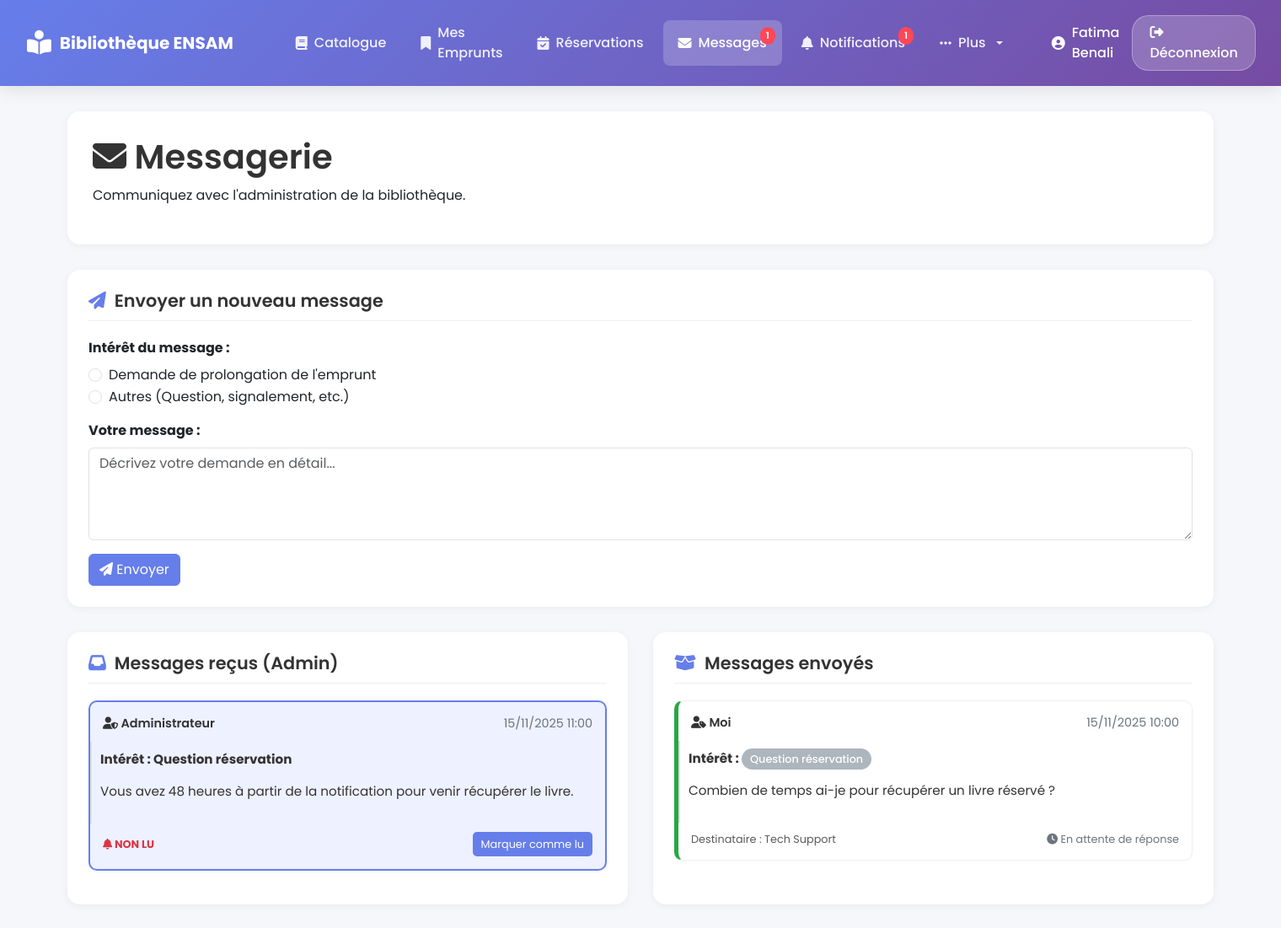
/views/etudiant/messages.php (signed in), run on the app's committed database.
### tables this page shows
CREATE TABLE message (
    id_message INT AUTO_INCREMENT PRIMARY KEY,
    id_etudiant INT NOT NULL,
    id_admin INT NOT NULL,
    role_expediteur ENUM('admin', 'etudiant') NOT NULL,
    interet VARCHAR(100) NOT NULL,
    message TEXT NOT NULL,
    date_envoi DATETIME DEFAULT CURRENT_TIMESTAMP,
    lu BOOLEAN DEFAULT FALSE,
    FOREIGN KEY (id_etudiant) REFERENCES etudiant(id_etudiant) ON DELETE CASCADE,
    FOREIGN KEY (id_admin) REFERENCES admin(id_admin) ON DELETE CASCADE
);

### views/etudiant/messages.php (the view, shortened to what this page needs)
<?php
require_once '../../config/config.php';
$id_etudiant = $_SESSION['user_id'];
$stmt = $pdo->prepare("SELECT m.*, a.prenom AS admin_prenom, a.nom AS admin_nom FROM message m JOIN admin a ON m.id_admin = a.id_admin WHERE m.id_etudiant = ? AND m.role_expediteur = 'etudiant' ORDER BY m.date_envoi DESC");
$stmt->execute([$id_etudiant]);
$messages_sent = $stmt->fetchAll();
$stmt = $pdo->prepare("SELECT m.*, a.prenom AS admin_prenom, a.nom AS admin_nom FROM message m JOIN admin a ON m.id_admin = a.id_admin WHERE m.id_etudiant = ? AND m.role_expediteur = 'admin' ORDER BY m.date_envoi DESC");
$stmt->execute([$id_etudiant]);
$messages_received = $stmt->fetchAll();
require_once '../../views/etudiant/nav-etudiant.php';
?>
<!DOCTYPE html>
<html lang="fr">
<head>
    <link href="https://cdn.jsdelivr.net/npm/bootstrap@5.3.0/dist/css/bootstrap.min.css" rel="stylesheet">
    <link rel="stylesheet" href="https://cdnjs.cloudflare.com/ajax/libs/font-awesome/6.4.0/css/all.min.css">
    <link rel="stylesheet" href="../../assets/css/etudiant/messages.css">
</head>
<body>
    <div class="main-container">
        <div class="page-header">
            <h1><i class="fas fa-envelope"></i> Messagerie</h1>
            <p>Communiquez avec l'administration de la bibliothèque.</p>
        </div>
        <div class="section-card">
            <h2 class="section-title"><i class="fas fa-paper-plane"></i> Envoyer un nouveau message</h2>
            <form method="POST" action="messages.php">
                <div class="mb-3">
                    <label class="form-label fw-bold">Intérêt du message :</label>
                    <div class="form-check">
                        <input class="form-check-input" type="radio" name="interet" id="interet_prolongation" value="prolongation_emprunt" required>
                        <label class="form-check-label" for="interet_prolongation">
                            Demande de prolongation de l'emprunt
                        </label>
                    </div>
                    <div class="form-check">
                        <input class="form-check-input" type="radio" name="interet" id="interet_autres" value="autres" required>
                        <label class="form-check-label" for="interet_autres">
                            Autres (Question, signalement, etc.)
                        </label>
                    </div>
                </div>
                <div class="mb-3">
                    <label for="message_content" class="form-label fw-bold">Votre message :</label>
                    <textarea class="form-control" id="message_content" name="message_content" rows="4" required minlength="10" placeholder="Décrivez votre demande en détail..."></textarea>
                </div>
                <button type="submit" class="btn btn-primary" style="background-color: #667eea; border-color: #667eea;">
                    <i class="fas fa-paper-plane"></i> Envoyer
                </button>
            </form>
        </div>
        <div class="messages-layout">
            <div class="section-card">
                <h2 class="section-title"><i class="fas fa-inbox"></i> Messages reçus (Admin)</h2>
                <?php if (count($messages_received) > 0): ?>
                    <?php foreach ($messages_received as $msg):
                        $is_unread = !$msg['lu'];
                    ?>
                        <div class="message-item received <?php echo $is_unread ? 'unread' : ''; ?>">
                            <div class="message-header">
                                <span class="sender"><i class="fas fa-user-shield"></i> Administrateur</span>
                                <span><?php echo date('d/m/Y H:i', strtotime($msg['date_envoi'])); ?></span>
                            </div>
                            <div class="message-body">
                                <p class="fw-bold">Intérêt : <?php echo htmlspecialchars(ucfirst(str_replace('_', ' ', $msg['interet']))); ?></p>
                                <p><?php echo nl2br(htmlspecialchars($msg['message'])); ?></p>
                            </div>
                            <div class="message-footer">
                                <?php if ($is_unread): ?>
                                    <span class="text-danger fw-bold"><i class="fas fa-bell"></i> NON LU</span>
                                    <form method="POST" action="messages.php">
                                        <button type="submit" class="btn-mark-read">Marquer comme lu</button>
                                    </form>
                                <?php else: ?>
                                    <span class="badge-read"><i class="fas fa-check"></i> Lu</span>
                                    <span></span>
                                <?php endif; ?>
                            </div>
                        </div>
                    <?php endforeach; ?>
                <?php endif; ?>
            </div>
            <div class="section-card">
                <h2 class="section-title"><i class="fas fa-box-open"></i> Messages envoyés</h2>
                <?php if (count($messages_sent) > 0): ?>
                    <?php foreach ($messages_sent as $msg): ?>
                        <div class="message-item sent">
                            <div class="message-header">
                                <span class="sender"><i class="fas fa-user-tag"></i> Moi</span>
                                <span><?php echo date('d/m/Y H:i', strtotime($msg['date_envoi'])); ?></span>
                            </div>
                            <div class="message-body">
                                <p class="fw-bold">Intérêt :
                                    <span class="badge-interet <?php echo $msg['interet'] == 'prolongation_emprunt' ? 'badge-prolongation' : 'badge-autres'; ?>">
                                        <?php echo htmlspecialchars(ucfirst(str_replace('_', ' ', $msg['interet']))); ?>
                                    </span>
                                </p>
                                <p><?php echo nl2br(htmlspecialchars($msg['message'])); ?></p>
                            </div>
                            <div class="message-footer">
                                <span class="text-muted">Destinataire : <?php echo htmlspecialchars($msg['admin_prenom'] . ' ' . $msg['admin_nom']); ?></span>
                                <span class="text-secondary"><i class="fas fa-clock"></i> En attente de réponse</span>
                            </div>
                        </div>
                    <?php endforeach; ?>
                <?php endif; ?>
            </div>
        </div>
    </div>
</body>
</html>

### assets/css/etudiant/messages.css (style rules this page uses)
* { font-family: 'Poppins', sans-serif; }
body { background:#f5f7fa; }
.main-container { max-width: 1400px; margin: 30px auto; padding: 0 20px; }
.page-header { background: white; padding: 30px; border-radius: 15px; box-shadow: 0 2px 10px rgba(0,0,0,0.05); margin-bottom: 30px; }
.page-header h1 { color: #333; font-weight: 600; margin-bottom: 10px; }
.section-card { background: white; border-radius: 15px; padding: 25px; box-shadow: 0 2px 10px rgba(0,0,0,0.05); margin-bottom: 30px; }
.messages-layout { display: grid; grid-template-columns: 1fr 1fr; gap: 30px; }
.section-title { font-size: 1.3rem; font-weight: 600; color: #333; margin-bottom: 20px; display: flex; align-items: center; border-bottom: 1px solid #eee; padding-bottom: 10px; }
.section-title i { margin-right: 10px; color: #667eea; }
.message-item { border: 1px solid #f0f0f0; border-radius: 10px; padding: 15px; margin-bottom: 15px; background: #fff; box-shadow: 0 1px 5px rgba(0,0,0,0.03); transition: all 0.3s; }
.message-item.received.unread { border: 2px solid #667eea; background: #eef1ff; }
.message-item.sent { border-left: 5px solid #28a745; }
.message-header { display: flex; justify-content: space-between; align-items: center; font-size: 0.9rem; color: #6c757d; margin-bottom: 10px; }
.message-header .sender { font-weight: 600; color: #333; }
.message-body { margin-top: 5px; font-size: 0.95rem; color: #333; padding: 10px; border-left: 2px solid #ddd; margin-left: -15px; }
.message-footer { display: flex; justify-content: space-between; align-items: center; margin-top: 10px; font-size: 0.8rem; }
.badge-interet { padding: 4px 10px; border-radius: 15px; font-size: 0.8rem; font-weight: 500; }
.badge-autres { background: #adb5bd; color: white; }
.btn-mark-read { background: #667eea; color: white; border: none; padding: 5px 10px; border-radius: 5px; font-size: 0.8rem; transition: background 0.3s; }

### data on the page
message: date_envoi "15/11/2025 11:00", interet "Question réservation", message "Vous avez 48 heures à partir de la notification pour venir récupérer le livre."
message: date_envoi "15/11/2025 10:00", interet "Question réservation", message "Combien de temps ai-je pour récupérer un livre réservé ?", id_admin.nom "Tech Support"

### other printed values
$nb_messages_non_lus "1"
$nb_notifications_non_lues "1"
$_SESSION['user_prenom'] . ' ' . $_SESSION['user_nom'] "Fatima Benali"
